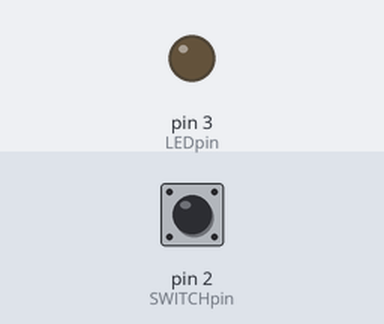
The sketch below on a simulated Arduino Uno, built with avr-gcc and run on an emulated ATmega328P. Parts: output pins drawn as LEDs (lit = HIGH). Dashed ring = blinking. Inputs (shaded band) come from the test bench; at power-on: pin 2 (SWITCHpin) HIGH.

Above: at 1.2 s.
1.3 s: pin 2 (SWITCHpin) pulsed LOW 5 times (0.12 s each, 0.3 s apart)
At 1.75 s:
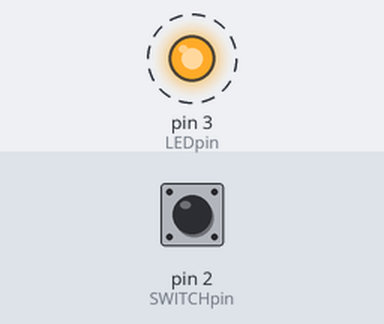
4.3 s: pin 2 (SWITCHpin) pulled LOW for 0.15 s
At 4.9 s:
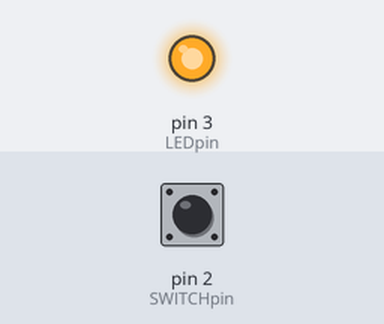
5.9 s: pin 2 (SWITCHpin) pulled LOW for 1 s
At 7.3 s:
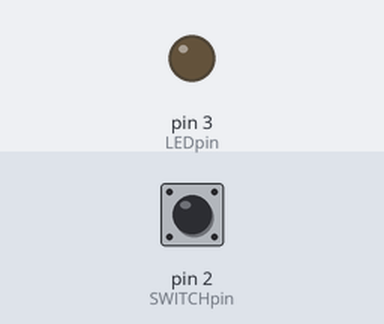
Timing chart, 0 to 8.9 s (numbered marks = the images above; inputs shaded):
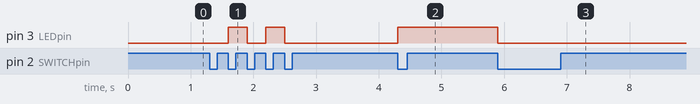

Measured:
- after the input at 1.3 s, pin 3 (LEDpin): alternates HIGH for 0.30 s and LOW for 0.30 s, 4 changes in all, then stays LOW, starting after 0.30 s
- after the input at 4.3 s, pin 3 (LEDpin): LOW → HIGH at once
- after the input at 5.9 s, pin 3 (LEDpin): HIGH → LOW at once

The sketch:

SimpleToggle_PB_LED_V1LightFix.ino
```cpp
    /* SimpleToggle_PB_LED */

const byte LEDpin = 3;
const byte SWITCHpin = 2;

byte LEDstate = HIGH;
byte SWITCHstate;
byte lastSWITCHstate;

void setup() {
  // put your setup code here, to run once:
pinMode(LEDpin, OUTPUT);
pinMode(SWITCHpin, INPUT);
digitalWrite(SWITCHpin, HIGH);
}


void loop() {
  // put your main code here, to run repeatedly:

SWITCHstate = digitalRead(SWITCHpin);
if ((lastSWITCHstate == HIGH) && (SWITCHstate == LOW))
{
    LEDstate = !LEDstate;
    digitalWrite(LEDpin, LEDstate);
    delay(150);


}
lastSWITCHstate = SWITCHstate;
}
```
